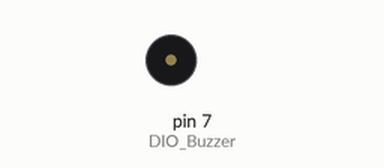
Bench run of a sketch on a simulated Arduino Uno, built with avr-gcc and run on an emulated ATmega328P. On the bench: buzzer (waves = sounding).

Above: at 0.1 s.
Timing chart, 0 to 1.6 s (numbered marks = the images above):
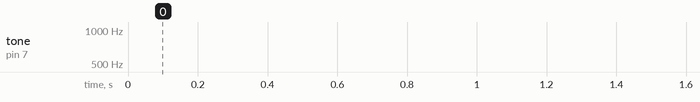

The sketch:

led_buzzer_alarrme.ino
```cpp
char DIO_Buzzer = 7;

void setup() {
  // put your setup code here, to run once:

}

void loop() {

  for(int note=700;note<2000;note++){
  tone(DIO_Buzzer, note, 125);
  delay(1);
  }
  // put your main code here, to run repeatedly:
  for(int note=2000;note>=700;note--){
    tone(DIO_Buzzer, note, 125);
    delay(1);
  }

}
```
